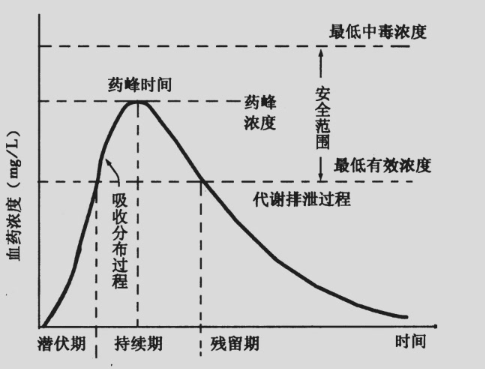
#> input picture Pasted image 20251001163226.png, 485 x 369 px
$ python combine_images.py --i1 'Pasted image 20251001163226.png' --i2 'Pasted image 20251002103508.png' --i3 'Pasted image 20251002103508.png' --i4 'Pasted image 20251002103508.png' --o 'Pasted image 20251002103508.png'
#> lines starting #> are read from the running program, lines starting #| are printed output that depends on the picture
import cv2
import numpy as np
import os
import argparse

def cv2_imread(file_path):
    """Reads an image from a path (Unicode path support for Windows)."""
#> called with file_path = 'Pasted image 20251001163226.png'
    try:
        return cv2.imdecode(np.fromfile(file_path, dtype=np.uint8), cv2.IMREAD_COLOR)
#> returned value is the input picture: shape (369, 485, 3); min 23, max 225, mean 205.5
    except Exception as e:
        print(f"Error reading {file_path}: {e}")
        return None

def cv2_imwrite(file_path, img):
    """Writes an image to a path (Unicode path support for Windows)."""
    try:
        ext = os.path.splitext(file_path)[1]
        result, nparr = cv2.imencode(ext, img)
        if result:
            nparr.tofile(file_path)
            return True
        return False
    except Exception as e:
        print(f"Error writing to {file_path}: {e}")
        return False

def draw_outlined_text(img, text, position, font=cv2.FONT_HERSHEY_SIMPLEX, scale=1.5, thickness=3, color=(255, 255, 255), outline_color=(0, 0, 0)):
    """Draws text with an outline to make it highly legible on any background."""
    # Draw outline (black)
    cv2.putText(img, text, position, font, scale, outline_color, thickness + 4, cv2.LINE_AA)
    # Draw text (white)
    cv2.putText(img, text, position, font, scale, color, thickness, cv2.LINE_AA)

def create_2x2_grid(img_paths, labels, output_path, img_size=1000, gap=15):
    """Resizes and merges 4 images into a 2x2 grid with white gaps and subfigure labels."""
    if len(img_paths) != 4 or len(labels) != 4:
        print("Error: Exactly 4 images and 4 labels are required.")
        return False

    images = []
    for path, (letter, detail) in zip(img_paths, labels):
        img = cv2_imread(path)
        if img is None:
            print(f"Error reading image: {path}")
            return False

        # Resize to uniform square size
        img_resized = cv2.resize(img, (img_size, img_size), interpolation=cv2.INTER_CUBIC)
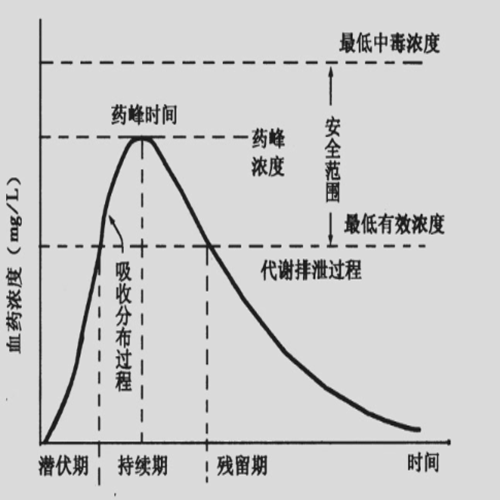
#> img_resized: shape (1000, 1000, 3) (shown at 1/2 size); min 0, max 249, mean 205.5

        # Draw Subpanel Letter (Top-Left)
        if letter:
            draw_outlined_text(img_resized, letter, (50, 80), scale=2.0, thickness=4)

        # Draw Detail/Concentration Label (Top-Right)
        if detail:
            text_size = cv2.getTextSize(detail, cv2.FONT_HERSHEY_SIMPLEX, 1.5, 3)[0]
            text_x = img_size - text_size[0] - 50
            draw_outlined_text(img_resized, detail, (text_x, 80), scale=1.5, thickness=3)
#> call 2 of draw_outlined_text, with text = '0%', position = (881, 80), font = 0, scale = 1.5, thickness = 3, color = (255, 255, 255), outline_color = (0, 0, 0)
#> in draw_outlined_text (call 2), `cv2.putText(img, text, position, font, scale, color, thickness, cv2.LI..`:
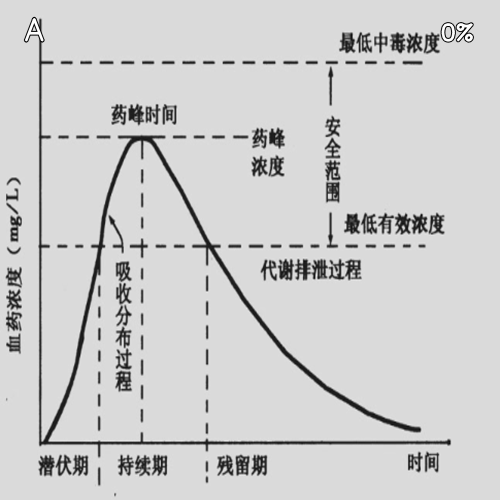
#> img: shape (1000, 1000, 3) (shown at 1/2 size); min 0, max 255, mean 205.3

        images.append(img_resized)
#> pass 2 of the loop in create_2x2_grid, `for path, (letter, detail) in zip(img_paths, labels):`:
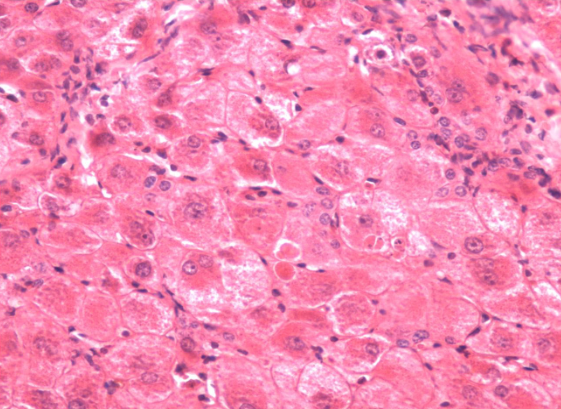
#> input picture Pasted image 20251002103508.png, 561 x 409 px
#> in cv2_imread, returned value is the input picture: shape (409, 561, 3); mean B, G, R 180.2, 138.1, 241.9
#> in create_2x2_grid, `img_resized = cv2.resize(img, (img_size, img_size), interpolation=cv2...`:
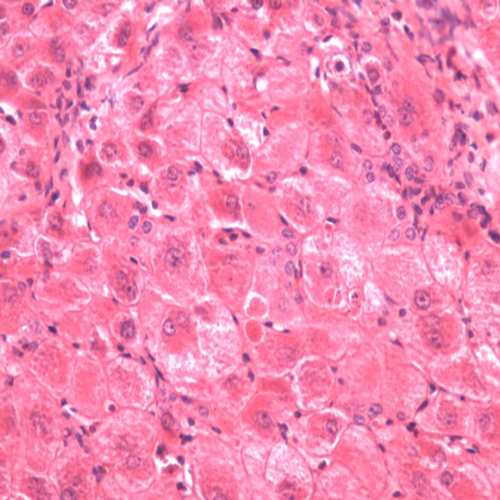
#> img_resized: shape (1000, 1000, 3) (shown at 1/2 size); mean B, G, R 180.2, 138.1, 241.9
#> in draw_outlined_text (call 4), `cv2.putText(img, text, position, font, scale, color, thickness, cv2.LI..`:
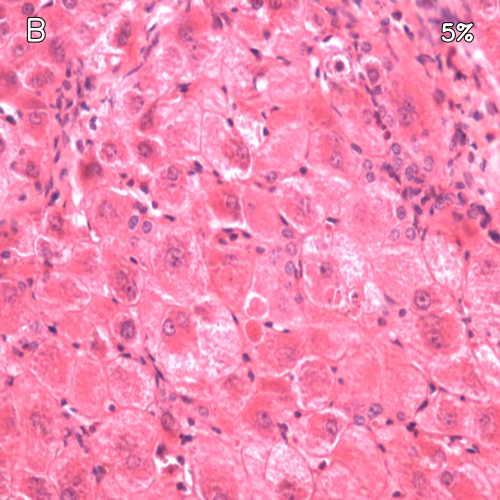
#> img: shape (1000, 1000, 3) (shown at 1/2 size); mean B, G, R 180.1, 138.1, 241.6

    # Create the canvas with a white gap
    grid_size = img_size * 2 + gap
#> grid_size = 2015
    canvas = np.ones((grid_size, grid_size, 3), dtype=np.uint8) * 255

    # Place images onto the canvas
    # Top-Left (A)
    canvas[0:img_size, 0:img_size] = images[0]
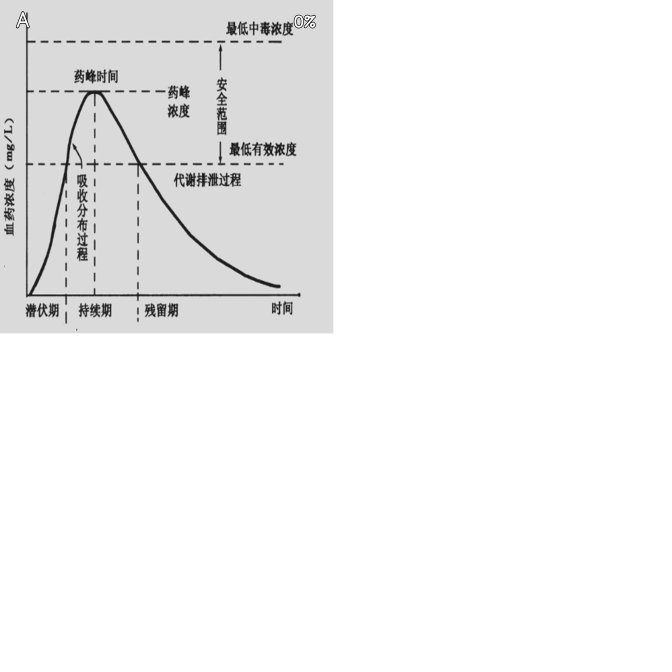
#> canvas: shape (2015, 2015, 3) (shown at 1/3 size); min 0, max 255, mean 242.8
    # Top-Right (B)
    canvas[0:img_size, img_size + gap:grid_size] = images[1]
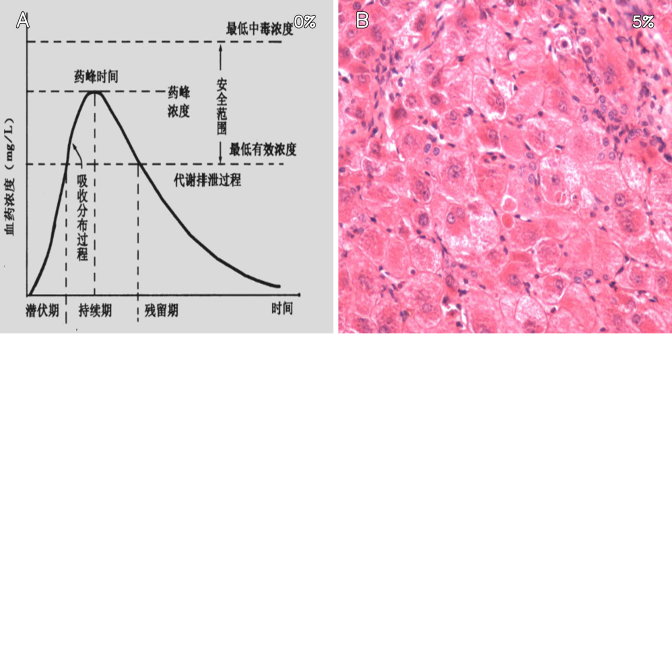
#> canvas: shape (2015, 2015, 3) (shown at 1/3 size); mean of channels 0, 1, 2 224.3, 214, 239.5; drawn as B, G, R
    # Bottom-Left (C)
    canvas[img_size + gap:grid_size, 0:img_size] = images[2]
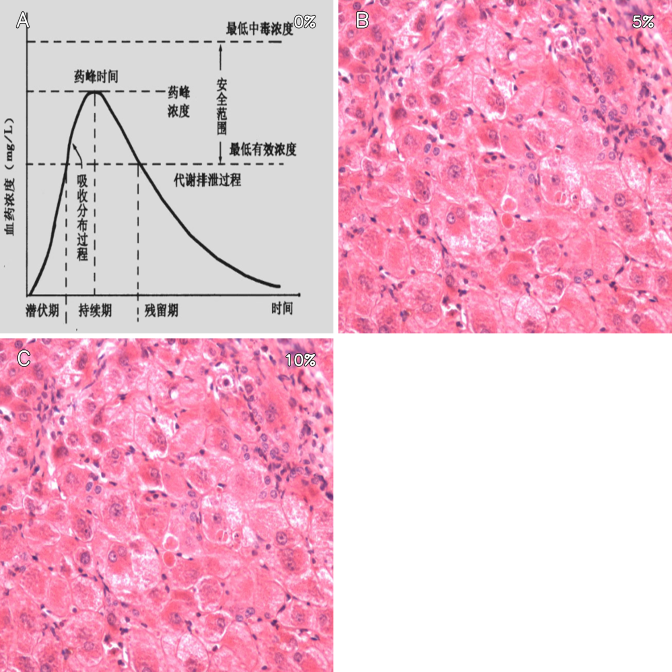
#> canvas: shape (2015, 2015, 3) (shown at 1/3 size); mean of channels 0, 1, 2 205.9, 185.2, 236.1; drawn as B, G, R
    # Bottom-Right (D)
    canvas[img_size + gap:grid_size, img_size + gap:grid_size] = images[3]
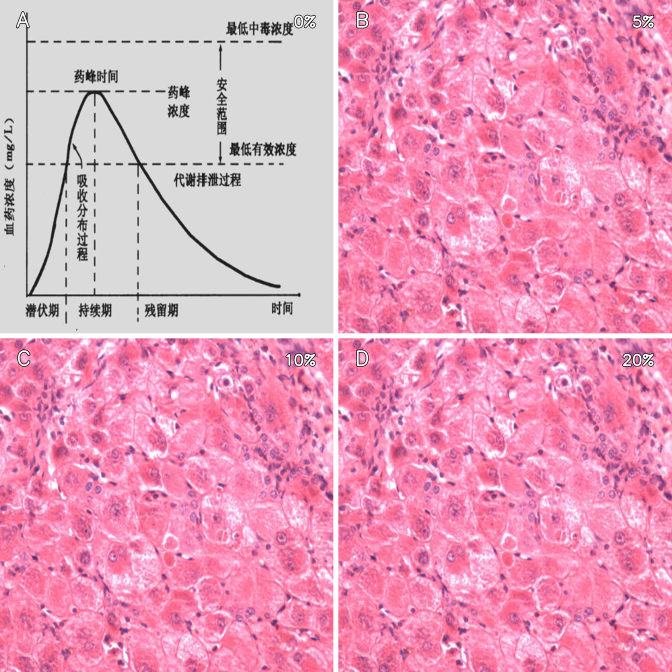
#> canvas: shape (2015, 2015, 3) (shown at 1/3 size); mean of channels 0, 1, 2 187.4, 156.4, 232.8; drawn as B, G, R

    # Save the combined image
    success = cv2_imwrite(output_path, canvas)
    if success:
        print(f"Grid saved successfully to: {output_path}")
    else:
        print(f"Failed to save grid to: {output_path}")
    return success

def main():
    parser = argparse.ArgumentParser(description="Combine 4 images into a 2x2 publication-quality figure panel.")
    parser.add_argument("--i1", type=str, required=True, help="Path to Image 1 (Top-Left, 0%)")
    parser.add_argument("--i2", type=str, required=True, help="Path to Image 2 (Top-Right, 5%)")
    parser.add_argument("--i3", type=str, required=True, help="Path to Image 3 (Bottom-Left, 10%)")
    parser.add_argument("--i4", type=str, required=True, help="Path to Image 4 (Bottom-Right, 20%)")
    parser.add_argument("--o", type=str, required=True, help="Path to save the combined image")

    parser.add_argument("--l1", type=str, default="0%", help="Label for Image 1")
    parser.add_argument("--l2", type=str, default="5%", help="Label for Image 2")
    parser.add_argument("--l3", type=str, default="10%", help="Label for Image 3")
    parser.add_argument("--l4", type=str, default="20%", help="Label for Image 4")

    parser.add_argument("--size", type=int, default=1000, help="Uniform size for each square sub-image (pixels)")
    parser.add_argument("--gap", type=int, default=15, help="White gap width between panels (pixels)")

    args = parser.parse_args()

    img_paths = [args.i1, args.i2, args.i3, args.i4]
    labels = [
        ("A", args.l1),
        ("B", args.l2),
        ("C", args.l3),
        ("D", args.l4)
    ]

    create_2x2_grid(img_paths, labels, args.o, img_size=args.size, gap=args.gap)

if __name__ == "__main__":
    main()
